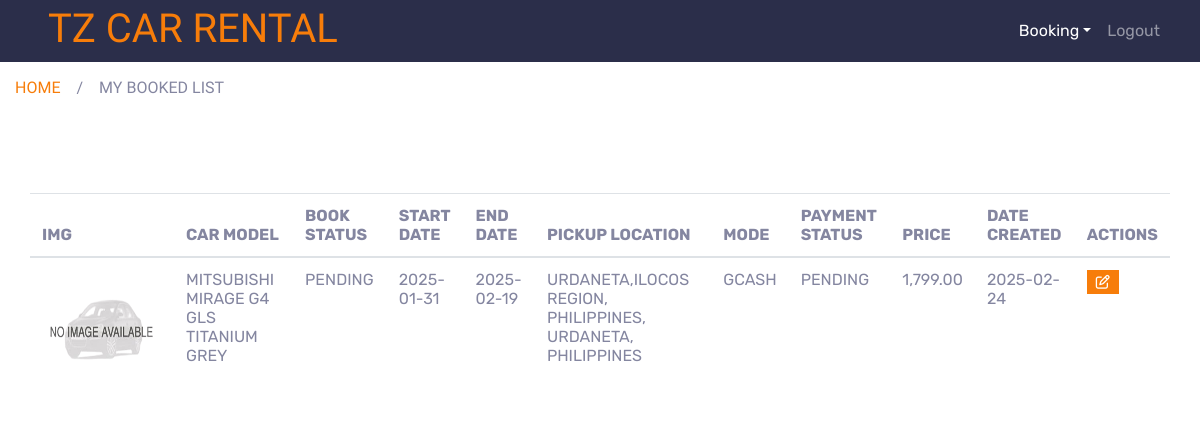
The page /client/booking_list.php (signed in) on the database its author committed.
### tables this page shows
CREATE TABLE `tbl_booking` (
  `booking_id` int NOT NULL AUTO_INCREMENT,
  `payment_status_id` int DEFAULT NULL,
  `payment_mode_id` int DEFAULT NULL,
  `date_start` date DEFAULT NULL,
  `date_end` date DEFAULT NULL,
  `book_status_id` int DEFAULT NULL,
  `client_id` int DEFAULT NULL,
  `pickup_location_id` int DEFAULT NULL,
  `deleted_flag` tinyint DEFAULT '0',
  `date_created` datetime DEFAULT CURRENT_TIMESTAMP,
  `img` varchar(100) DEFAULT NULL,
  `car_id` int DEFAULT NULL,
  `amount` decimal(6,2) DEFAULT NULL,
  PRIMARY KEY (`booking_id`)
);

CREATE TABLE `tbl_cars` (
  `car_id` int NOT NULL AUTO_INCREMENT,
  `brand_id` int DEFAULT NULL,
  `car_category_id` int DEFAULT NULL,
  `gas_id` int DEFAULT NULL,
  `car_type_id` int DEFAULT NULL,
  `seater_id` int DEFAULT NULL,
  `img` varchar(100) DEFAULT NULL,
  `rfid` tinyint DEFAULT '0',
  `model` varchar(100) DEFAULT NULL,
  `model_year` varchar(45) DEFAULT NULL,
  `color` varchar(45) DEFAULT NULL,
  `price` decimal(65,2) DEFAULT '0.00',
  `deleted_flag` tinyint DEFAULT '0',
  `date_created` datetime DEFAULT CURRENT_TIMESTAMP,
  PRIMARY KEY (`car_id`)
);

CREATE TABLE `tbl_book_status` (
  `book_status_id` int NOT NULL AUTO_INCREMENT,
  `book_status` varchar(45) DEFAULT NULL,
  `deleted_flag` tinyint DEFAULT '0',
  `date_created` datetime DEFAULT CURRENT_TIMESTAMP,
  PRIMARY KEY (`book_status_id`)
);

CREATE TABLE `tbl_pickup_location` (
  `pickup_location_id` int NOT NULL AUTO_INCREMENT,
  `location` text,
  `deleted_flag` tinyint DEFAULT '0',
  `date_created` datetime DEFAULT CURRENT_TIMESTAMP,
  PRIMARY KEY (`pickup_location_id`)
);

CREATE TABLE `tbl_payment_mode` (
  `payment_mode_id` int NOT NULL AUTO_INCREMENT,
  `payment_mode` varchar(100) DEFAULT NULL,
  `deleted_flag` tinyint DEFAULT '0',
  `date_created` datetime DEFAULT CURRENT_TIMESTAMP,
  PRIMARY KEY (`payment_mode_id`)
);

CREATE TABLE `tbl_payment_status` (
  `payment_status_id` int NOT NULL AUTO_INCREMENT,
  `payment_status` varchar(45) DEFAULT NULL,
  `deleted_flag` tinyint DEFAULT '0',
  `date_created` datetime DEFAULT CURRENT_TIMESTAMP,
  PRIMARY KEY (`payment_status_id`)
);

### includes/functions.php (called while the page is built, shortened)
<?php
function get_list($sql)
{
    $result = mysqli_query($_SESSION['conn'], $sql);
    $temp = array();
    while ($row = $result->fetch_assoc()) {
        $temp[] = $row;
    }
    return $temp;
}

### client/booking_list.php (the view, shortened to what this page needs)
<?php include("header.php") ?>
<div class="container-fluid page-header">
    <div class="d-inline-flex text-white">
        <h6 class="text-uppercase m-0"><a href="index.php">Home</a></h6>
        <h6 class="text-body m-0 px-3">/</h6>
        <h6 class="text-uppercase text-body m-0">My Booked List</h6>
    </div>
</div>
<div class="container-fluid pt-5">
    <div class="container-fluid pt-5">
        <div class="row">
            <div class="col-lg-12 mb-5">
                <table class="table table-hover text-uppercase">
                    <thead>
                        <tr>
                            <th scope="col">IMG</th>
                            <th scope="col">Car Model</th>
                            <th scope="col">Book Status</th>
                            <th scope="col">Start Date</th>
                            <th scope="col">End Date</th>
                            <th scope="col">Pickup Location</th>
                            <th scope="col">Mode</th>
                            <th scope="col">Payment Status</th>
                            <th scope="col">Price</th>
                            <th scope="col">Date Created</th>
                            <th scope="col">Actions</th>
                        </tr>
                    </thead>
                    <tbody>
                        <?php
                        foreach (
                            get_list("select
                            b.booking_id,
                            b.date_start,
                            b.date_end,
                            b.date_created,
                            concat(c.model,' ', c.color) as model,
                            c.img,
                            c.price,
                            concat( u.first_name,' ', u.last_name) as client_name,
                            bs.book_status,
                            pl.location,
                            pm.payment_mode,
                            ps.payment_status
                            from tbl_booking b
                            inner join tbl_cars c on c.car_id = b.car_id
                            inner join tbl_users u on u.user_id = b.client_id
                            inner join tbl_book_status bs on bs.book_status_id = b.book_status_id
                            inner join tbl_pickup_location pl on pl.pickup_location_id = b.pickup_location_id
                            inner join tbl_payment_mode pm on pm.payment_mode_id = b.payment_mode_id
                            inner join tbl_payment_status ps on ps.payment_status_id = b.payment_status_id
                            where b.deleted_flag = 0 and b.client_id =" . $_SESSION['user']->user_id) as $key => $result
                        ) { ?>
                            <tr>
                                <td><img src="../img/cars/<?= $result['img'] ?>" alt="" style="width:120px;height:120px"></td>
                                <td><?= $result['model'] ?></td>
                                <td><?= $result['book_status'] ?></td>
                                <td><?= $result['date_start'] ?></td>
                                <td><?= $result['date_end'] ?></td>
                                <td><?= $result['location'] ?></td>
                                <td><?= $result['payment_mode'] ?></td>
                                <td><?= $result['payment_status'] ?></td>
                                <td><?= number_format($result['price'] ?? 0, 2) ?></td>
                                <td><?= date_format(new Datetime($result['date_created']), "Y-m-d") ?></td>
                                <td>
                                    <form method="post">
                                        <a href="booking_edit.php?id=<?= $result['booking_id'] ?>" class="btn btn-sm btn-primary"> <i class="fa-regular fa-pen-to-square"></i> </a>
                                    </form>
                                </td>
                            </tr>
                        <?php  } ?>
                    </tbody>
                </table>
            </div>
        </div>
    </div>
</div>
<?php include("footer.php") ?>

### rows shown on the page
tbl_booking: tbl_cars.img (placeholder picture), model "MITSUBISHI MIRAGE G4 GLS TITANIUM GREY", book_status.book_status "PENDING", date_start "2025-01-31", date_end "2025-02-19", pickup_location.location "URDANETA,ILOCOS REGION, PHILIPPINES, URDANETA, PHILIPPINES", payment_mode.payment_mode "GCASH", payment_status.payment_status "PENDING", tbl_cars.price "1,799.00", date_created "2025-02-24"
